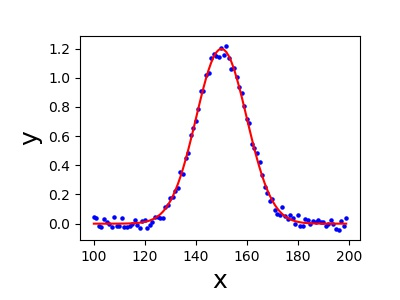

The Python source for this figure:
import numpy as np
import scipy.optimize
import matplotlib.pyplot as plt


def gaussian(arr_x, mean, sigma, a):
    """ガウス関数 (引数に値をとる)"""
    return a/(np.sqrt(2*np.pi)*sigma) * np.exp(-(arr_x - mean)**2 / (2*sigma**2))


def generate_data():
    """フィッティング用データの生成"""
    rand = np.random.rand(100)
    rand = (2 * rand - 1) * 0.05
    arr_x = np.arange(100, 200, 1)
    arr_y = gaussian(arr_x, 150, 10, 30) + rand
    return arr_x, arr_y


def initialize(init_a, init_b, init_c):
    """パラメータベクトルの初期化"""
    params = np.array([init_a, init_b, init_c])
    return params


def plot(params):
    """グラフの描画"""
    fig, ax = plt.subplots(figsize=(4, 3))
    fig.subplots_adjust(bottom=0.2)
    fig.subplots_adjust(left=0.2)

    x1 = np.arange(100, 200, 1)
    func = gaussian(x1, params[0], params[1], params[2])
    ax.set_xlabel('x', fontdict={'fontsize':18})
    ax.set_ylabel('y', fontdict={'fontsize':18})
    ax.plot(x1, func, color='red')
    ax.scatter(arr_x, arr_y, color='blue', s=5)

    plt.savefig('scipy_optimize.jpg')
    plt.show()


if __name__ == '__main__':

    arr_x, arr_y = generate_data()
    init_params = initialize(150, 5, 5)
    opt_params, cov = scipy.optimize.curve_fit(gaussian, arr_x, arr_y, p0=init_params)
    plot(opt_params)
    print(cov)
